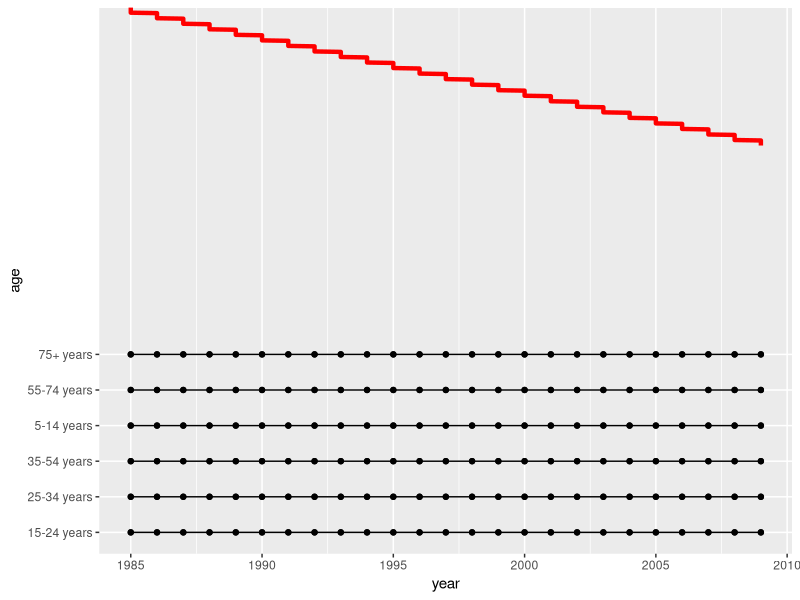
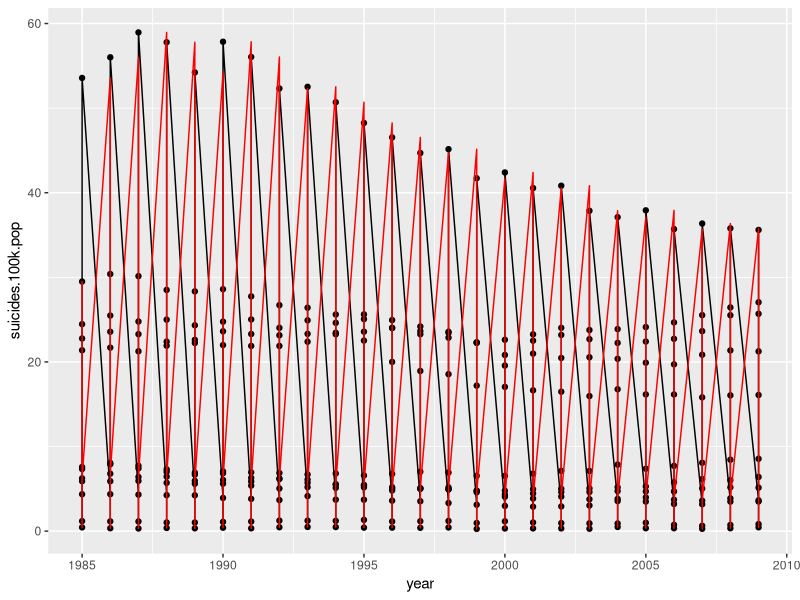
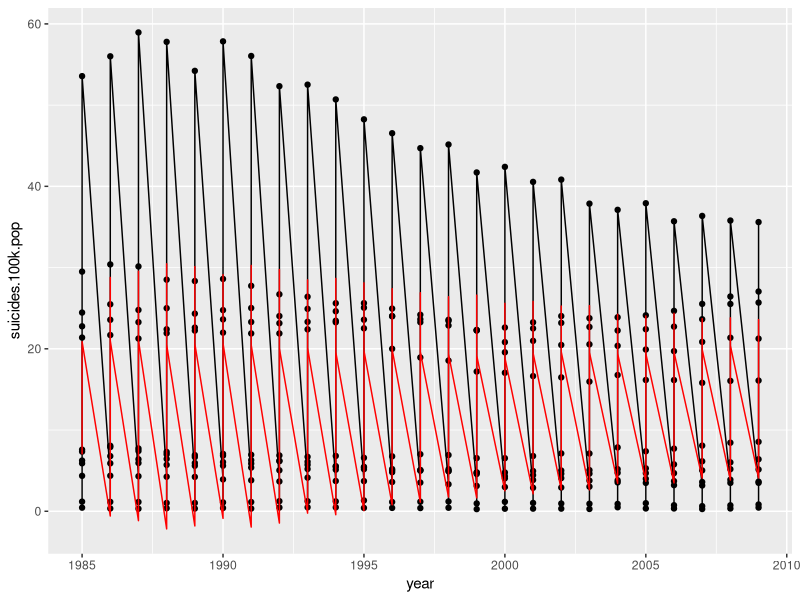
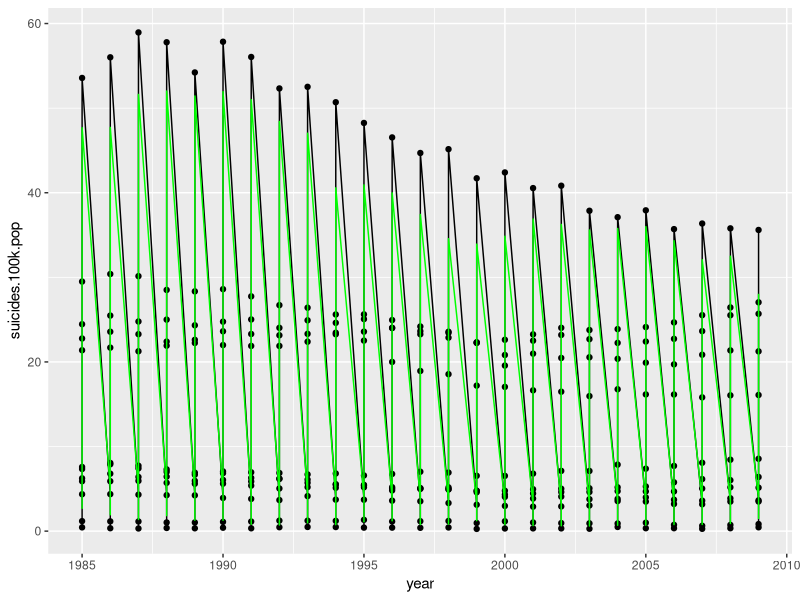
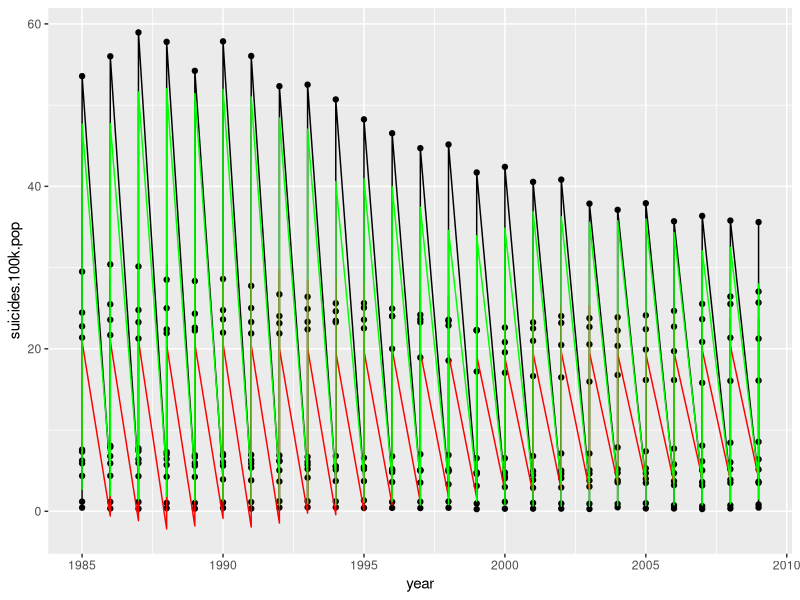
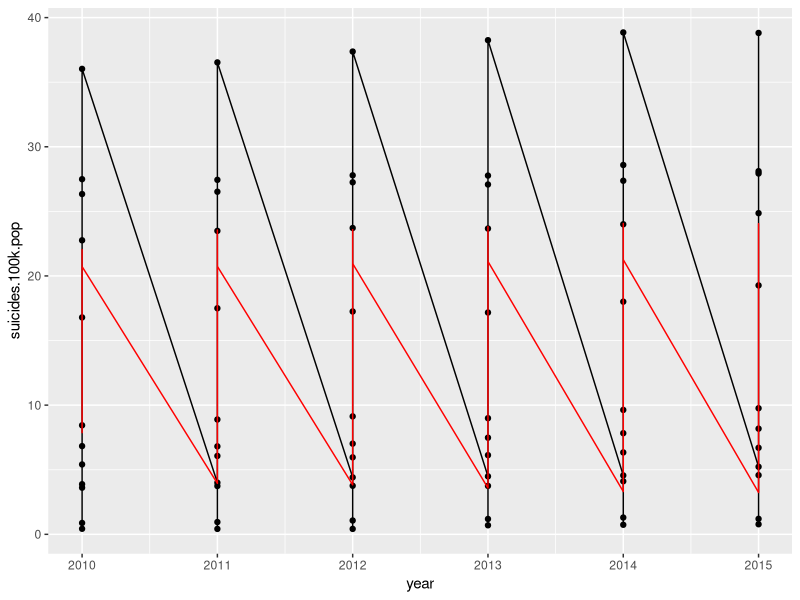
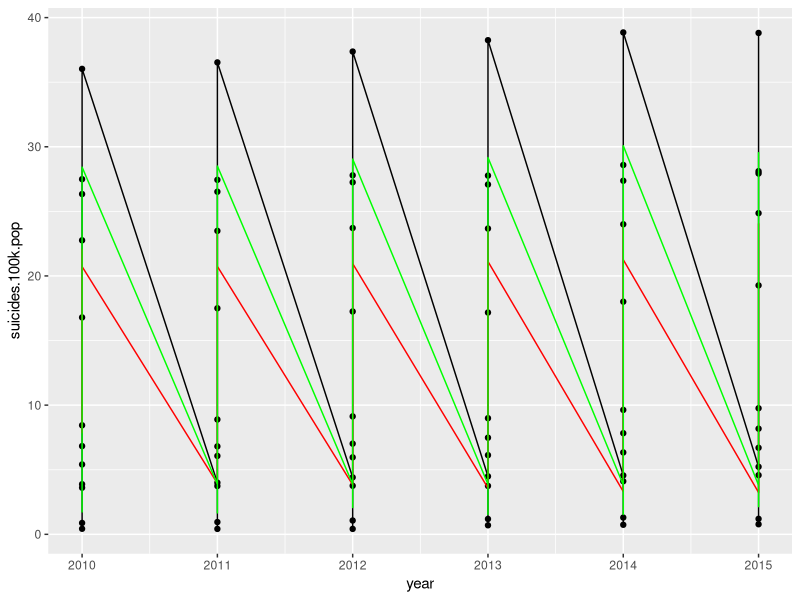

Here is the R script that generated these plots, in order:
## ---- chunk 1
library(dplyr)
library(ggplot2)
library(lubridate)
## ---- chunk 2
OSR2 <- function(predictions, test, train) {
  SSE <- sum((test - predictions)^2)
  SST <- sum((test - mean(train))^2)
  r2 <- 1 - SSE/SST
  return(r2)
}
## ---- chunk 3
# R^2 with a particular baseline
BaselineR2 <- function(predictions, truth, baseline) {
  SSE <- sum((truth - predictions)^2)
  SST <- sum((truth - baseline)^2)
  r2 <- 1 - SSE/SST
  return(r2)
}
## ---- chunk 4
# Load data and check it out
us_ts = read.csv("us_suicides_merged_no_na.csv")
str(us_ts)
## ---- chunk 5
# Use 2013 as testing data
train_ts <- us_ts %>% filter(year < 2010)
test_ts <- us_ts %>% filter(year >= 2010)
## ---- chunk 6
# Linear trend model training data -- Make a new column for the time period
# number (1, 2, ...). The dplyr syntax is a little tricky here -- n() is the
# number of rows in salesTrain, and seq_len(n()) returns the vector 1, 2, ...,
# n(). The end result is that we added a new variable called TimePeriod that
# takes values 1, 2, ..., n().
trainLM_ts<- train_ts %>% mutate(TimePeriod = seq_len(n()))
# Build and plot linear trend model
modLM <- lm(suicides.100k.pop~TimePeriod, data=trainLM_ts)
ggplot(trainLM_ts, aes(x=year, y=age)) +
  geom_line() +
  geom_point() +
  geom_line(aes(y=predict(modLM)), col="red", lwd=1.5)
## ---- chunk 7
trainRW_ts <- train_ts %>% mutate(LastYear = c(NA, head(suicides.100k.pop, -1)))
head(trainRW_ts)
#random walk aka moving average
## ---- chunk 8
# Plot with an additional red line for our predictions as before
ggplot(trainRW_ts, aes(x=year, y=suicides.100k.pop)) +
  geom_line() +
  geom_point() +
  geom_line(aes(y=LastYear), col="red")
## ---- chunk 9
# Proportion of percentages for which difference is more than 1.
table(abs(trainRW_ts$suicides.100k.pop-trainRW_ts$LastYear) >= 1)
# Compute training set R^2
# Note that we need to remove the first observation since there is no
# prediction. This is achieved using tail(.., -1) which says to take all but
# the first observation.
BaselineR2(tail(trainRW_ts$LastYear, -1), 
           tail(trainRW_ts$suicides.100k.pop, -1),
           mean(trainRW_ts$suicides.100k.pop))
## ---- chunk 10
# We need to add sales yesterday and sales two days ago for the two term AR model
# head(.., -2) says take all but the last two 
trainAR_ts <- train_ts %>%
  mutate(LastYear=c(0, head(suicides.100k.pop, -1))) %>%
  mutate(TwoYearsAgo = c(0, 0, head(suicides.100k.pop, -2)))
# Do the regression with one lag term
mod2a <- lm(suicides.100k.pop~LastYear, data=trainAR_ts)
summary(mod2a)
## ---- chunk 11
# 2-term autoregressive model 
mod2b <- lm(suicides.100k.pop~LastYear+TwoYearsAgo, data=trainAR_ts)
summary(mod2b)
# Plot with an additional red line for our predictions as before
ggplot(trainAR_ts, aes(x=year, y=suicides.100k.pop)) +
  geom_line() +
  geom_point() +
  geom_line(aes(y=predict(mod2b, newdata=trainAR_ts)), col="red")
## ---- chunk 12
## Trying Random Forest
library(randomForest)
set.seed(349)
## ---- chunk 13
# Plug in all of the variables that we've created
mod.rf <- randomForest(suicides.100k.pop ~ LastYear + TwoYearsAgo + year, data = tail(trainAR_ts, -2))
ggplot(trainAR_ts, aes(x=year, y=suicides.100k.pop)) +
  geom_line() +
  geom_point() +
  geom_line(aes(y=predict(mod.rf, newdata=trainAR_ts)), col="green")
## ---- chunk 14
# Both on the same plot:
ggplot(trainAR_ts, aes(x=year, y=suicides.100k.pop)) +
  geom_line() +
  geom_point() +
  geom_line(aes(y=predict(mod2b, newdata=trainAR_ts)), col="red") +
  geom_line(aes(y=predict(mod.rf, newdata=trainAR_ts)), col="green")

## ---- chunk 15
# Create Test Set
test_ts_final <- test_ts %>%
  mutate(LastYear=c(0, head(suicides.100k.pop, -1))) %>%
  mutate(TwoYearsAgo = c(0, 0, head(suicides.100k.pop, -2)))

## ---- chunk 16
# Test set prediction and OSR^2
# Test-set prediction
pred.test <- predict(mod2b, newdata = test_ts_final)
OSR2(pred.test, trainAR_ts$suicides.100k.pop, test_ts_final$suicides.100k.pop)

pred.test.rf <- predict(mod.rf, newdata = test_ts_final)
OSR2(pred.test.rf, trainAR_ts$suicides.100k.pop, test_ts_final$suicides.100k.pop)

## ---- chunk 17
# we should test with a greater fraction in test set or go with random forest maybe?

# Test set plots
ggplot(test_ts_final, aes(x=year, y=suicides.100k.pop)) +
  geom_line() +
  geom_point() +
  geom_line(aes(y=pred.test), col="red")

ggplot(test_ts_final, aes(x=year, y=suicides.100k.pop)) +
  geom_line() +
  geom_point() +
  geom_line(aes(y=pred.test), col="red") +
  geom_line(aes(y=pred.test.rf), col="green")
